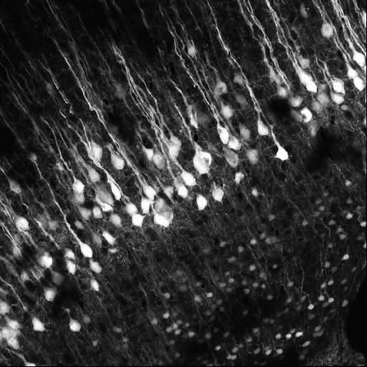
#> input picture data/cells.png, 367 x 367 px, shrunk from 512 x 512 before the run
$ jupyter execute --allow-errors svm_segm.ipynb
#> lines starting #> are read from the running program, lines starting #| are printed output that depends on the picture
# [Bonus Tasks](svm_segm.ipynb)

[cell 1]
import numpy as np
import matplotlib.pyplot as plt

import scipy.ndimage as ndi
import skimage.morphology as morph
import skimage.util as sk
from sklearn.pipeline import make_pipeline
from sklearn.preprocessing import StandardScaler
from sklearn.svm import SVC

[cell 2]
def blend_result(img, seg, border_radius=1, interior_opacity=1, interior_opacity_decay=0.9, color=(0,1,0)):
    img  = np.dstack([img] * 3).copy()
    img -= img.min()
    img /= img.max()
    selem  = morph.disk(border_radius)
    seg_bd = np.logical_xor(morph.binary_dilation(seg, selem), morph.binary_erosion(seg, selem))
    mask_decay = ndi.distance_transform_edt(seg)
    for i in range(3):
        opacity = interior_opacity / pow(1 + mask_decay[seg], interior_opacity_decay)
        img[:,:,i][seg] = color[i] * opacity + (1 - opacity) * img[:,:,i][seg]
        img[:,:,i][seg_bd] = color[i]
    return img

[cell 3]
patch_sizes = (32, 32)

---

**[Task 1.1.]()** Implement `create_data_matrix`:

[cell 4]
def create_data_matrix(img):
    img_datamatrix = sk.view_as_blocks(img, block_shape = (32, 32))
    return(img_datamatrix)

[cell 5]
img = plt.imread('data/cells.png')
#> img is the input picture: shape (367, 367) float32; min 0, max 1, mean 0.206
#> (the rest of this cell did not finish here and is left out)

**[Task 1.2.]()** Implement `create_gt_labels_vector`:

[cell 6]
def create_gt_labels_vector(ground_truth, patched_image):
    img_datamatrix = create_data_matrix(patched_image)
    truth_datamatrix = create_data_matrix(ground_truth)
    for i in range(data_matrix.shape[0]):
        for j in range(data_matrix.shape[1]):
            coverage = (img_data_matrix[i][j] == truth_datamatrix[i][j]).sum()
            relative_coverage = coverage//32*32
            if relative_coverage > 0.5:
                img_datamatrix == 1
            else:
                img_datamatrix == -1
    return(img_datamatrix)

#> (a cell that did not finish here is left out)

**[Task 1.3.]()** Create the SVM classifier:

[cell 8]
clf = make_pipeline(StandardScaler(), SVC(class_weight='balanced', gamma=0.1))

**[Task 1.3 (a).]()** Create the data matrices for the images `dna-33` and `dna-44`:

[cell 9]
dna_33 = plt.imread("data/NIH3T3/im/dna-33.png")
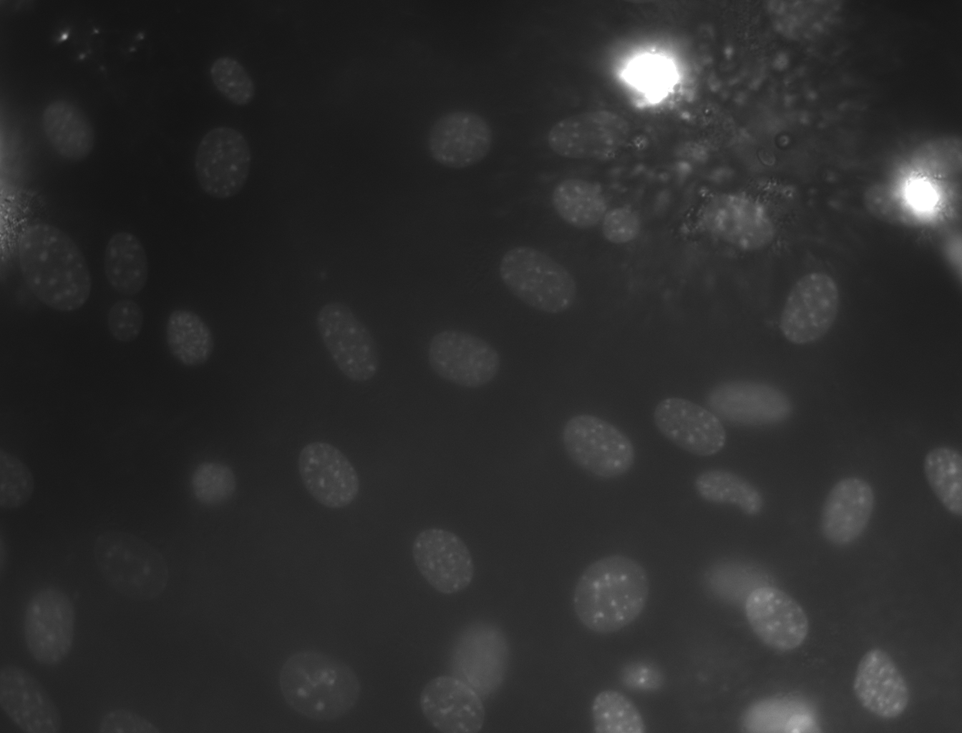
#> input picture data/NIH3T3/im/dna-33.png, 962 x 733 px, shrunk from 1344 x 1024 before the run
#> dna_33 is the input picture: shape (733, 962) float32; min 0.0745, max 1, mean 0.177
dna_44 = plt.imread("data/NIH3T3/im/dna-44.png")
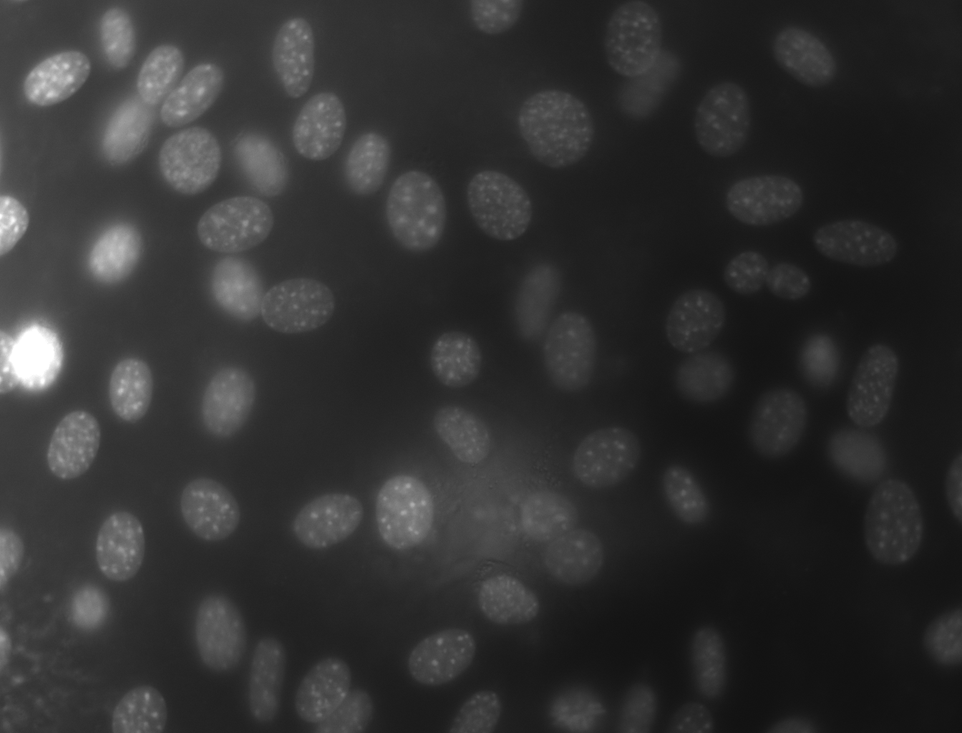
#> input picture data/NIH3T3/im/dna-44.png, 962 x 733 px, shrunk from 1344 x 1024 before the run
#> dna_44 is the input picture: shape (733, 962) float32; min 0.0667, max 1, mean 0.193
dna_33_gt = plt.imread("data/NIH3T3/gt/33.png")
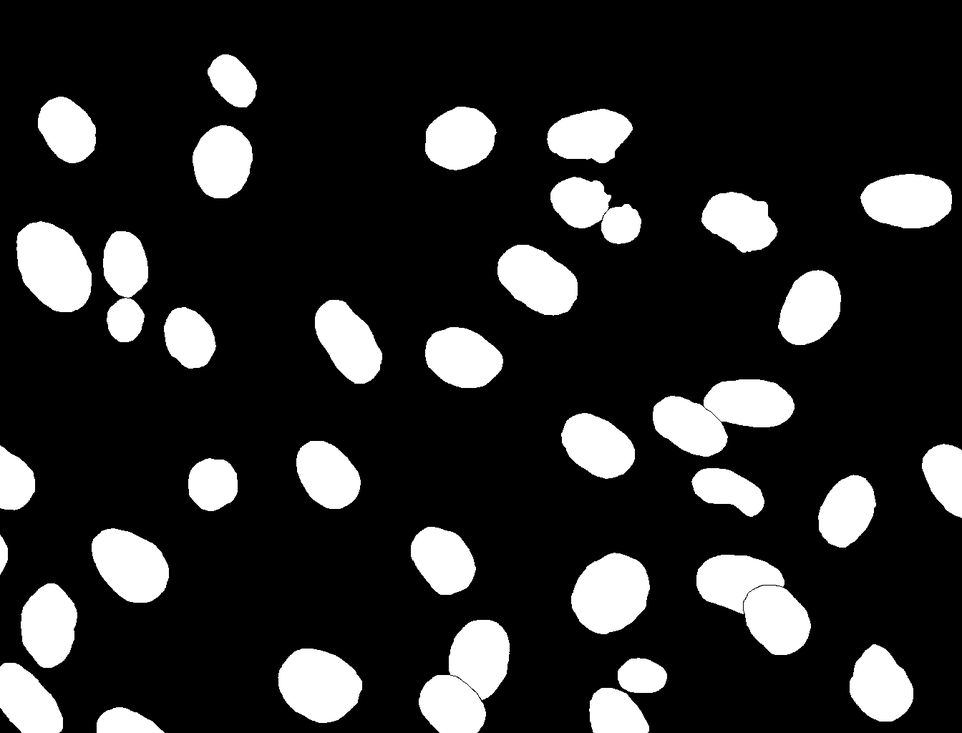
#> input picture data/NIH3T3/gt/33.png, 962 x 733 px, shrunk from 1344 x 1024 before the run
#> dna_33_gt is the input picture: shape (733, 962) float32; min 0, max 1, mean 0.17
dna_44_gt = plt.imread("data/NIH3T3/gt/44.png")
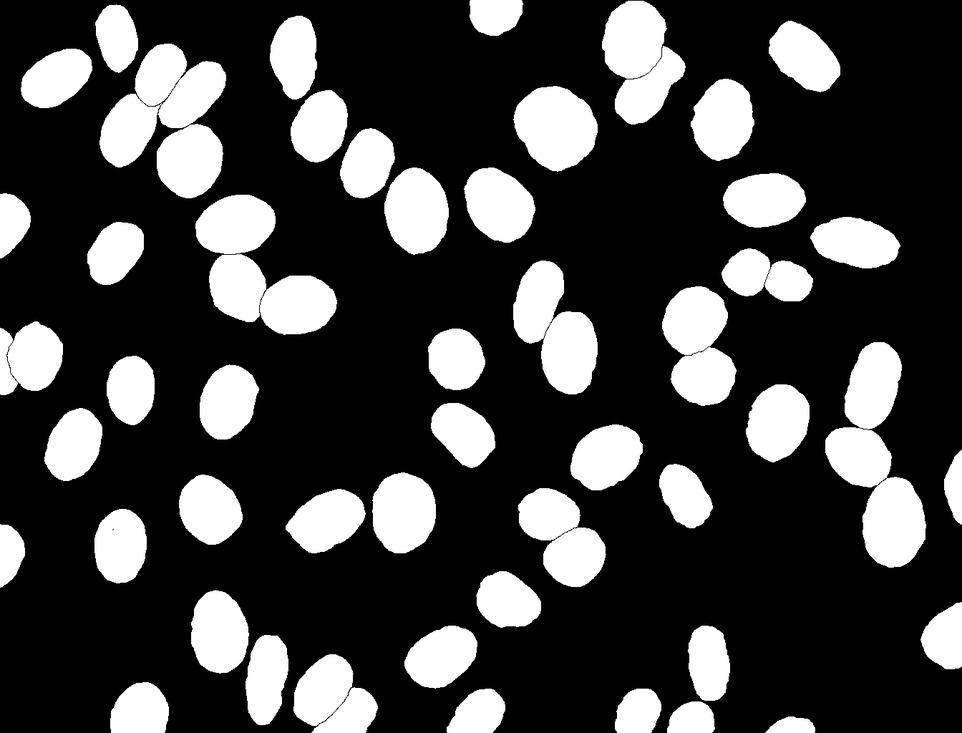
#> input picture data/NIH3T3/gt/44.png, 962 x 733 px, shrunk from 1344 x 1024 before the run
#> dna_44_gt is the input picture: shape (733, 962) float32; min 0, max 1, mean 0.257

**[Task 1.3 (b).]()** Create the corresponding ground truth label vectors:

**[Task 1.3 (c).]()** Create the *combined* data matrices and ground truth label vectors:

**[Task 1.3 (d).]()** Train the classifier using the data matrix and label vectors from above:

**[Task 1.4.]()** Implement the function `predict_image`:

Test your implementation:

[cell 10]
img = plt.imread(f'data/NIH3T3/im/dna-0.png')
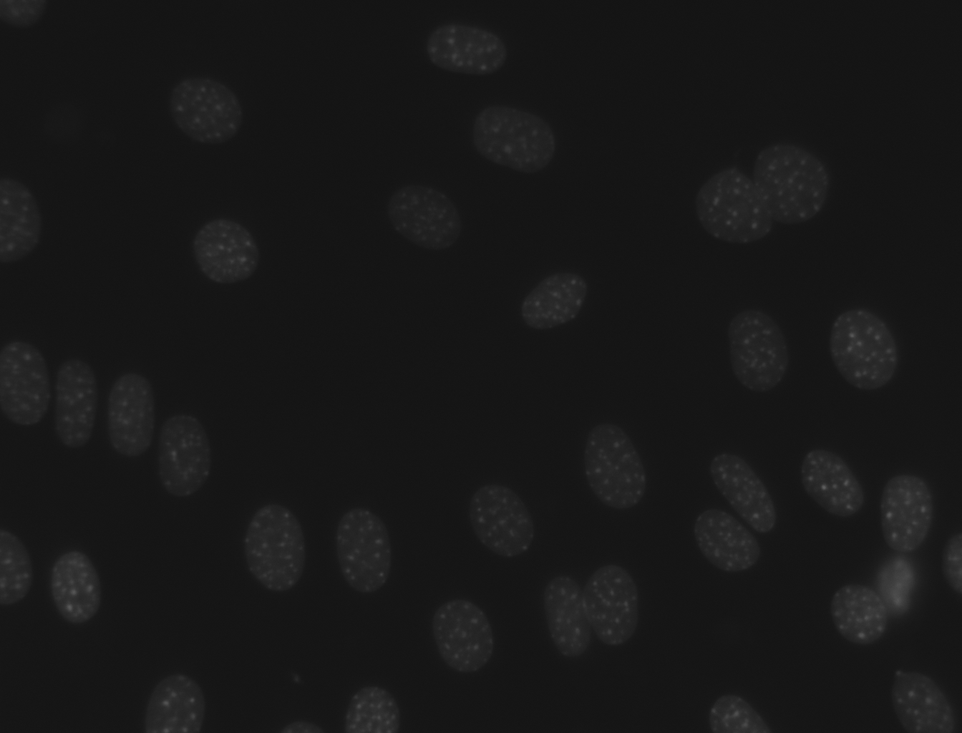
#> input picture data/NIH3T3/im/dna-0.png, 962 x 733 px, shrunk from 1344 x 1024 before the run
#> img is the input picture: shape (733, 962) float32; min 0.0745, max 0.365, mean 0.0948
#> (the rest of this cell did not finish here and is left out)
